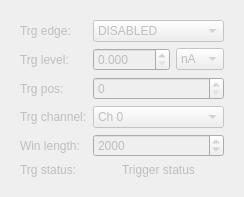
        <widget class="QWidget" name="tab_5">
         <attribute name="title">
          <string>Trigger</string>
         </attribute>
         <layout class="QVBoxLayout" name="verticalLayout_3">
          <item>
           <widget class="QWidget" name="trgCtrlWidget" native="true">
            <property name="enabled">
             <bool>false</bool>
            </property>
            <layout class="QFormLayout" name="trgWidget">
             <property name="fieldGrowthPolicy">
              <enum>QFormLayout::AllNonFixedFieldsGrow</enum>
             </property>
             <item row="0" column="0">
              <widget class="QLabel" name="trgModeLabel">
               <property name="text">
                <string>Trg edge:</string>
               </property>
              </widget>
             </item>
             <item row="0" column="1">
              <widget class="QComboBox" name="trgEdgeBox">
               <item>
                <property name="text">
                 <string>DISABLED</string>
                </property>
               </item>
               <item>
                <property name="text">
                 <string>POS EDGE</string>
                </property>
               </item>
               <item>
                <property name="text">
                 <string>NEG EDGE</string>
                </property>
               </item>
               <item>
                <property name="text">
                 <string>BOTH EDGES</string>
                </property>
               </item>
              </widget>
             </item>
             <item row="1" column="0">
              <widget class="QLabel" name="trgLevelLabel">
               <property name="text">
                <string>Trg level:</string>
               </property>
              </widget>
             </item>
             <item row="1" column="1">
              <layout class="QHBoxLayout" name="horizontalLayout_3">
               <item>
                <widget class="QDoubleSpinBox" name="trgLevelBox">
                 <property name="decimals">
                  <number>3</number>
                 </property>
                 <property name="maximum">
                  <double>9999.989999999999782</double>
                 </property>
                </widget>
               </item>
               <item>
                <widget class="QComboBox" name="trgLevelCombo">
                 <property name="maximumSize">
                  <size>
                   <width>50</width>
                   <height>16777215</height>
                  </size>
                 </property>
                 <item>
                  <property name="text">
                   <string>nA</string>
                  </property>
                 </item>
                 <item>
                  <property name="text">
                   <string>uA</string>
                  </property>
                 </item>
                 <item>
                  <property name="text">
                   <string>mA</string>
                  </property>
                 </item>
                </widget>
               </item>
              </layout>
             </item>
             <item row="2" column="0">
              <widget class="QLabel" name="trgPosLabel">
               <property name="text">
                <string>Trg pos:</string>
               </property>
              </widget>
             </item>
             <item row="2" column="1">
              <widget class="QSpinBox" name="trgPosSpinBox">
               <property name="maximum">
                <number>1023</number>
               </property>
              </widget>
             </item>
             <item row="3" column="0">
              <widget class="QLabel" name="trgChLabel">
               <property name="text">
                <string>Trg channel:</string>
               </property>
              </widget>
             </item>
             <item row="3" column="1">
              <widget class="QComboBox" name="trgChComboBox">
               <item>
                <property name="text">
                 <string>Ch 0</string>
                </property>
               </item>
               <item>
                <property name="text">
                 <string>Ch 1</string>
                </property>
               </item>
               <item>
                <property name="text">
                 <string>Ch 2</string>
                </property>
               </item>
               <item>
                <property name="text">
                 <string>Ch 3</string>
                </property>
               </item>
               <item>
                <property name="text">
                 <string>Ch 4</string>
                </property>
               </item>
               <item>
                <property name="text">
                 <string>Ch 5</string>
                </property>
               </item>
               <item>
                <property name="text">
                 <string>Ch 6</string>
                </property>
               </item>
               <item>
                <property name="text">
                 <string>Ch 7</string>
                </property>
               </item>
              </widget>
             </item>
             <item row="5" column="0">
              <widget class="QLabel" name="trgStatusLabel">
               <property name="text">
                <string>Trg status:</string>
               </property>
              </widget>
             </item>
             <item row="5" column="1">
              <widget class="QLabel" name="trgStatus">
               <property name="text">
                <string>Trigger status</string>
               </property>
               <property name="alignment">
                <set>Qt::AlignCenter</set>
               </property>
              </widget>
             </item>
             <item row="4" column="0">
              <widget class="QLabel" name="trgLengthLabel">
               <property name="text">
                <string>Win length:</string>
               </property>
              </widget>
             </item>
             <item row="4" column="1">
              <widget class="QSpinBox" name="trgLengthSpinBox">
               <property name="maximum">
                <number>10000</number>
               </property>
               <property name="value">
                <number>2000</number>
               </property>
              </widget>
             </item>
            </layout>
           </widget>
          </item>
         </layout>
        </widget>
